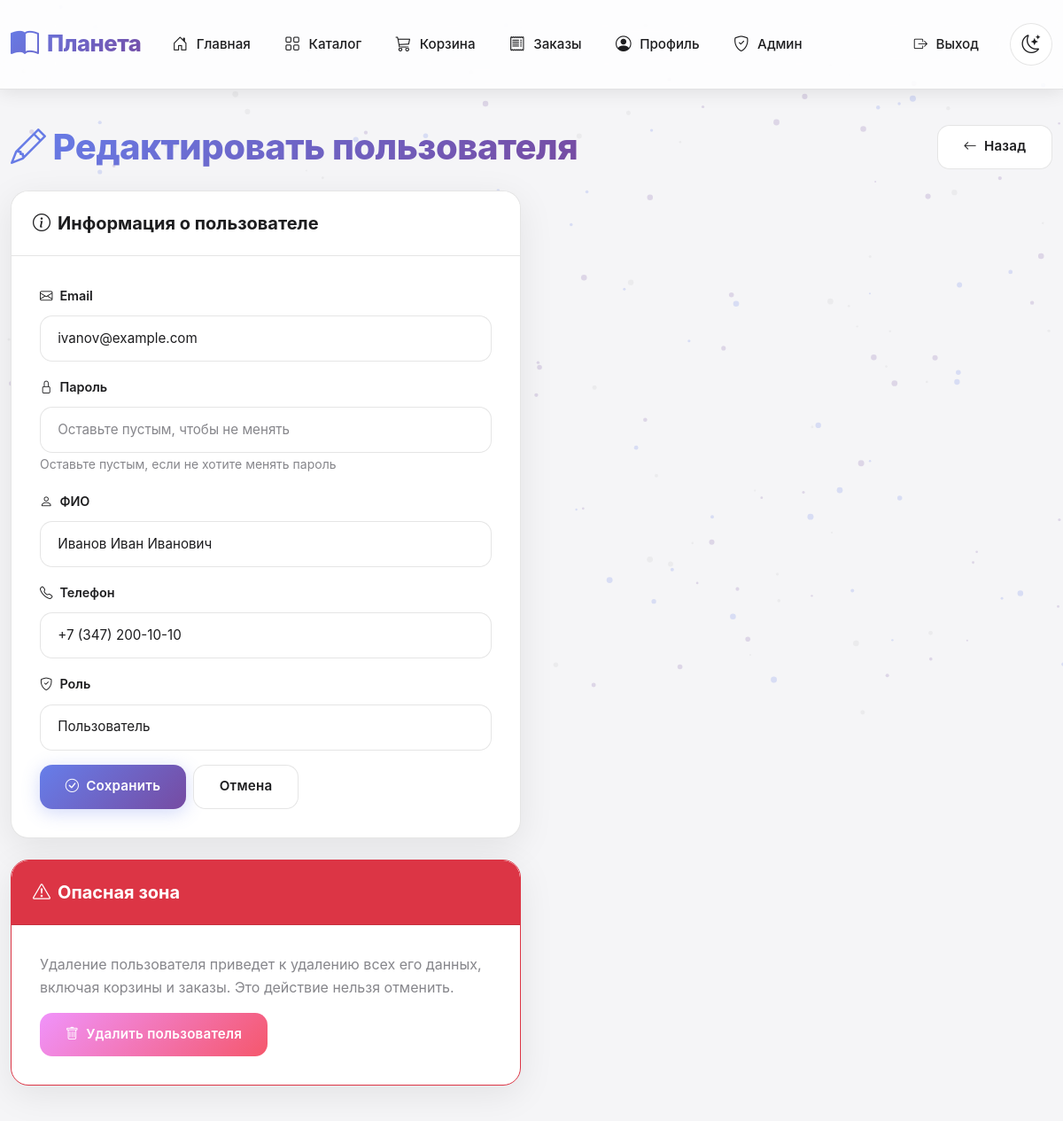
Screenshot of /admin/users/edit/1 (signed in) with the database file from the repository.
### models.py (models this page shows, shortened)
class User(UserMixin, db.Model):
    __tablename__ = 'users'
    id = db.Column(db.Integer, primary_key=True)
    email = db.Column(db.String(120), unique=True, nullable=False, index=True)
    password_hash = db.Column(db.String(255), nullable=False)
    fio = db.Column(db.String(200), nullable=False)
    phone = db.Column(db.String(20), nullable=True)
    role = db.Column(db.String(20), default='user', nullable=False)  # 'user' или 'admin'
    created_at = db.Column(db.DateTime, default=datetime.utcnow, nullable=False)
    updated_at = db.Column(db.DateTime, default=datetime.utcnow, onupdate=datetime.utcnow, nullable=False)
    carts = db.relationship('Cart', backref='user', lazy=True, cascade='all, delete-orphan')
    orders = db.relationship('Order', backref='user', lazy=True, cascade='all, delete-orphan')
    def is_admin(self):
        return self.role == 'admin'

### app.py (the view, shortened to what this page needs)
@app.route('/admin/users/edit/<int:user_id>', methods=['GET', 'POST'])
@admin_required
def admin_edit_user(user_id):
    user = User.query.get_or_404(user_id)
    return render_template('admin/edit_user.html', user=user)

### app.py (called while the page is built)
@login_manager.user_loader
def load_user(user_id):
    return User.query.get(int(user_id))

def admin_required(f):
    @wraps(f)
    @login_required
    def decorated_function(*args, **kwargs):
        if not current_user.is_admin():
            flash('У вас нет прав для доступа к этой странице.', 'danger')
            return redirect(url_for('index'))
        return f(*args, **kwargs)
    return decorated_function

### templates/admin/edit_user.html (shortened to what this page needs)
{% extends "base.html" %}
{% block content %}
<div class="d-flex justify-content-between align-items-center mb-4">
    <h1 class="gradient-text mb-0">
        <i class="bi bi-pencil me-2"></i>Редактировать пользователя
    </h1>
    <a href="{{ url_for('admin_users') }}" class="btn btn-secondary">
        <i class="bi bi-arrow-left me-2"></i>Назад
    </a>
</div>
<div class="row">
    <div class="col-lg-8 col-xl-6">
        <div class="card">
            <div class="card-header">
                <h5 class="mb-0">
                    <i class="bi bi-info-circle me-2"></i>Информация о пользователе
                </h5>
            </div>
            <div class="card-body">
                <form method="POST">
                    <div class="mb-3">
                        <label for="email" class="form-label">
                            <i class="bi bi-envelope me-2"></i>Email
                        </label>
                        <input type="email" class="form-control" id="email" name="email" value="{{ user.email }}" required>
                    </div>
                    <div class="mb-3">
                        <label for="password" class="form-label">
                            <i class="bi bi-lock me-2"></i>Пароль
                        </label>
                        <input type="password" class="form-control" id="password" name="password" placeholder="Оставьте пустым, чтобы не менять">
                        <small class="text-muted">Оставьте пустым, если не хотите менять пароль</small>
                    </div>
                    <div class="mb-3">
                        <label for="fio" class="form-label">
                            <i class="bi bi-person me-2"></i>ФИО
                        </label>
                        <input type="text" class="form-control" id="fio" name="fio" value="{{ user.fio }}" required>
                    </div>
                    <div class="mb-3">
                        <label for="phone" class="form-label">
                            <i class="bi bi-telephone me-2"></i>Телефон
                        </label>
                        <input type="tel" class="form-control" id="phone" name="phone" value="{{ user.phone or '' }}">
                    </div>
                    <div class="mb-3">
                        <label for="role" class="form-label">
                            <i class="bi bi-shield-check me-2"></i>Роль
                        </label>
                        <select class="form-select" id="role" name="role">
                            <option value="user" {% if not user.is_admin() %}selected{% endif %}>Пользователь</option>
                        </select>
                    </div>
                    <div class="d-flex gap-2">
                        <button type="submit" class="btn btn-primary">
                            <i class="bi bi-check-circle me-2"></i>Сохранить
                        </button>
                        <a href="{{ url_for('admin_users') }}" class="btn btn-secondary">Отмена</a>
                    </div>
                </form>
            </div>
        </div>
        <div class="card mt-4 border-danger">
            <div class="card-header bg-danger text-white">
                <h5 class="mb-0">
                    <i class="bi bi-exclamation-triangle me-2"></i>Опасная зона
                </h5>
            </div>
            <div class="card-body">
                <p class="text-muted mb-3">
                    Удаление пользователя приведет к удалению всех его данных, включая корзины и заказы.
                    Это действие нельзя отменить.
                </p>
                {% if user.id == current_user.id %}
                <div class="alert alert-warning mb-0">
                    <i class="bi bi-info-circle me-2"></i>Вы не можете удалить свой собственный аккаунт.
                </div>
                {% else %}
                <form method="POST" action="{{ url_for('admin_delete_user', user_id=user.id) }}"
                      onsubmit="return confirm('Вы уверены, что хотите удалить пользователя {{ user.email }}? Это действие нельзя отменить.');">
                    <button type="submit" class="btn btn-danger">
                        <i class="bi bi-trash me-2"></i>Удалить пользователя
                    </button>
                </form>
                {% endif %}
            </div>
        </div>
            </div>
        </div>
{% endblock %}

### static/css/app.css (style rules this page uses)
.card-header.bg-danger, .card-header.bg-danger h1, .card-header.bg-danger h2, .card-header.bg-danger h3, .card-header.bg-danger h4, .card-header.bg-danger h5, .card-header.bg-danger h6, .card-header.bg-danger i { color: #ffffff !important; }

### templates/base.html (style rules this page uses)
:root { --primary-gradient: linear-gradient(135deg, #667eea 0%, #764ba2 100%); --secondary-gradient: linear-gradient(135deg, #f093fb 0%, #f5576c 100%); --success-gradient: linear-gradient(135deg, #4facfe 0%, #00f2fe 100%); --card-shadow: 0 10px 40px rgba(0, 0, 0, 0.08); --card-shadow-hover: 0 20px 60px rgba(0, 0, 0, 0.15); --border-radius: 20px; --transition: all 0.3s cubic-bezier(0.4, 0, 0.2, 1); }
[data-theme="light"] { --bg-primary: #f5f5f7; --bg-secondary: #ffffff; --bg-card: #ffffff; --bg-glass: rgba(255, 255, 255, 0.7); --text-primary: #1d1d1f; --text-secondary: #86868b; --border-color: rgba(0, 0, 0, 0.1); --nav-bg: rgba(255, 255, 255, 0.8); --nav-blur: blur(30px) saturate(180%); --shadow-color: rgba(0, 0, 0, 0.1); --table-bg: #ffffff; --table-hover: #f8f9fa; }
* { margin: 0; padding: 0; box-sizing: border-box; }
body { font-family: 'Inter', -apple-system, BlinkMacSystemFont, 'Segoe UI', Roboto, 'Helvetica Neue', Arial, sans-serif; background: var(--bg-primary); color: var(--text-primary); transition: background 0.3s ease, color 0.3s ease; min-height: 100vh; line-height: 1.6; -webkit-font-smoothing: antialiased; -moz-osx-font-smoothing: grayscale; position: relative; overflow-x: hidden; }
.btn { border-radius: 14px; font-weight: 600; padding: 0.8rem 1.8rem; transition: var(--transition); border: none; font-size: 0.95rem; letter-spacing: 0.2px; }
.btn-primary { background: var(--primary-gradient); color: white !important; box-shadow: 0 4px 20px rgba(102, 126, 234, 0.3); }
.btn-secondary { background: var(--bg-secondary); backdrop-filter: blur(10px); -webkit-backdrop-filter: blur(10px); color: var(--text-primary) !important; border: 1px solid var(--border-color); }
.btn-danger { background: var(--secondary-gradient); color: white !important; }
.card { background: var(--bg-card); backdrop-filter: blur(30px) saturate(180%); -webkit-backdrop-filter: blur(30px) saturate(180%); border: 1px solid var(--border-color); border-radius: var(--border-radius); box-shadow: var(--card-shadow); transition: var(--transition); overflow: hidden; }
.card-header { background: var(--bg-secondary); backdrop-filter: blur(20px); -webkit-backdrop-filter: blur(20px); border-bottom: 1px solid var(--border-color); padding: 1.5rem; font-weight: 700; color: var(--text-primary) !important; font-size: 1.1rem; }
.card-body { padding: 2rem; color: var(--text-primary) !important; }
.form-control, .form-select { background: var(--bg-secondary); backdrop-filter: blur(10px); -webkit-backdrop-filter: blur(10px); border: 1px solid var(--border-color); border-radius: 14px; color: var(--text-primary) !important; padding: 0.85rem 1.2rem; transition: var(--transition); font-size: 0.95rem; }
.form-control::placeholder { color: var(--text-secondary); }
.form-label { font-weight: 600; color: var(--text-primary) !important; margin-bottom: 0.7rem; font-size: 0.9rem; }
.gradient-text { background: var(--primary-gradient); -webkit-background-clip: text; -webkit-text-fill-color: transparent; background-clip: text; font-weight: 800; letter-spacing: -0.5px; }
h1, h2, h3, h4, h5, h6 { color: var(--text-primary) !important; font-weight: 700; }
p, span, div, a { color: var(--text-primary); }
.text-muted { color: var(--text-secondary) !important; }

### rows the page displays
User: email "ivanov@example.com", fio "Иванов Иван Иванович", phone "+7 (347) 200-10-10", role "Пользователь"
